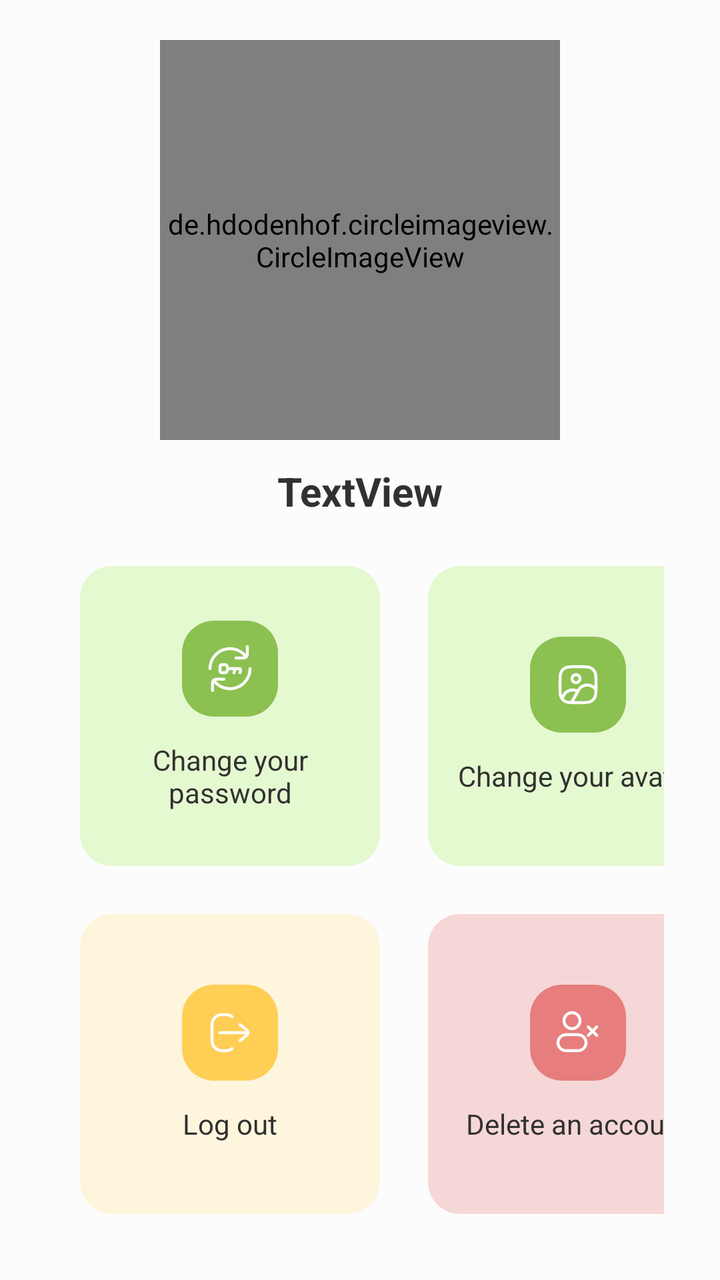
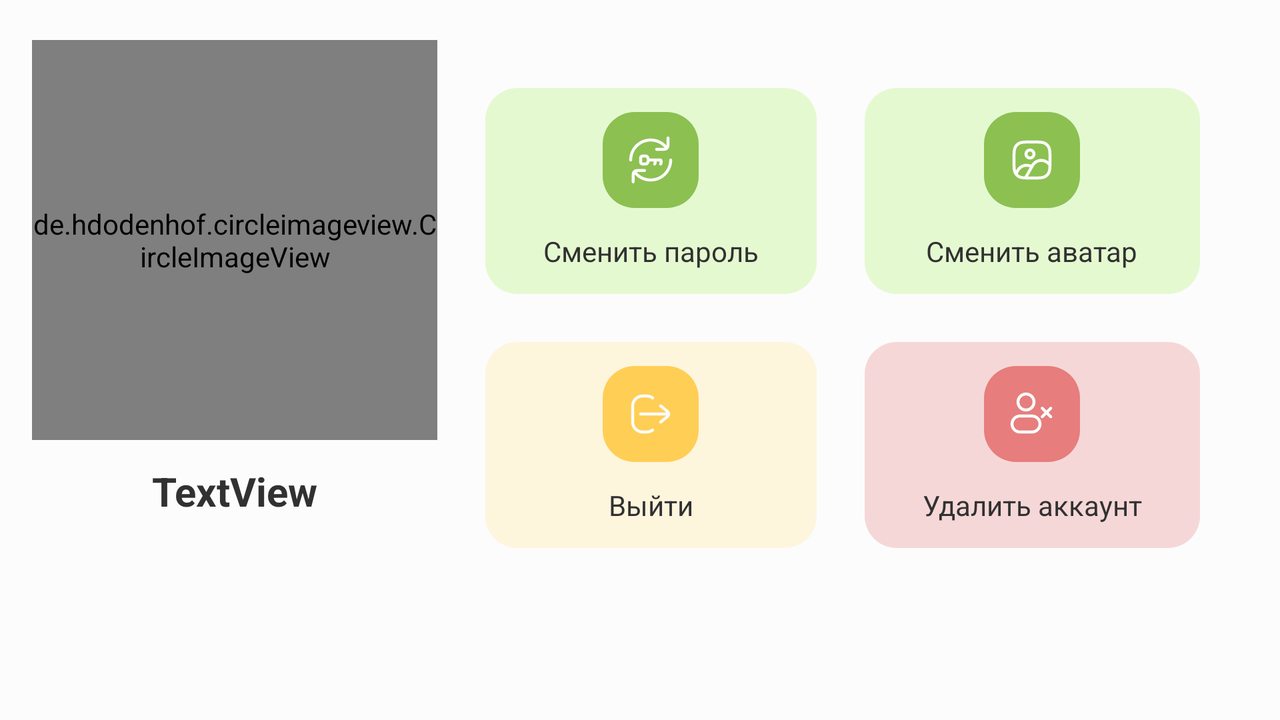

One screen, two layout resources from the same app: the default and the repository's alternative for another configuration. Each is rendered where Android would select it; the XML of both is given below.
<!-- AndroidManifest.xml: application theme Theme.TaskFocus -->
<!-- res/layout/fragment_notifications.xml -->
<?xml version="1.0" encoding="utf-8"?>
<LinearLayout xmlns:android="http://schemas.android.com/apk/res/android"
    xmlns:app="http://schemas.android.com/apk/res-auto"
    xmlns:tools="http://schemas.android.com/tools"
    style="@style/layout"
    android:layout_width="match_parent"
    android:layout_height="match_parent"
    android:gravity="center"
    android:orientation="vertical"
    android:background="@color/bg"
    tools:context=".ui.notifications.NotificationsFragment">

    
    
    
    
    

    <de.hdodenhof.circleimageview.CircleImageView
        android:id="@+id/profile_image"
        android:layout_width="200dp"
        android:layout_height="200dp"
        android:layout_marginBottom="@dimen/space_md"
        android:src="@mipmap/profile"
        app:civ_border_color="@color/secondary"
        app:layout_constraintEnd_toEndOf="parent"
        app:layout_constraintStart_toStartOf="parent"
        app:layout_constraintTop_toTopOf="parent" />

    <TextView
        android:id="@+id/email"
        style="@style/title"
        android:layout_width="match_parent"
        android:layout_height="wrap_content"
        android:gravity="center"
        android:text="TextView"
        android:textColor="@color/text_primary" />

    <GridLayout
        android:id="@+id/grid"
        android:layout_width="match_parent"
        android:layout_height="wrap_content"
        android:layout_margin="@dimen/space_md"
        android:columnCount="2"
        android:rowCount="2"
        app:layout_constraintBottom_toBottomOf="parent"
        app:layout_constraintEnd_toEndOf="parent"
        app:layout_constraintStart_toStartOf="parent"
        app:layout_constraintTop_toTopOf="parent">

        <LinearLayout
            android:id="@+id/change_password"
            android:layout_width="150dp"
            android:layout_height="150dp"
            android:layout_gravity="fill"
            android:layout_margin="@dimen/space_md"
            android:background="@drawable/primary_container"
            android:gravity="center"
            android:orientation="vertical"
            android:padding="@dimen/space_md">

            <FrameLayout
                android:layout_width="wrap_content"
                android:layout_height="wrap_content"
                android:background="@drawable/primary_button_bg"
                android:padding="@dimen/space_md">

                <ImageView
                    android:id="@+id/imageView9"
                    android:layout_width="@dimen/text_xl"
                    android:layout_height="@dimen/text_xl"
                    android:src="@drawable/password" />

            </FrameLayout>

            <TextView
                android:id="@+id/textView11"
                android:layout_width="wrap_content"
                android:layout_height="wrap_content"
                android:layout_marginTop="@dimen/space_md"
                android:gravity="center"
                android:text="@string/passwordChange"
                android:textColor="@color/text_primary" />


        </LinearLayout>

        <LinearLayout
            android:id="@+id/upload_image"
            android:layout_width="150dp"
            android:layout_height="150dp"
            android:layout_gravity="fill"
            android:layout_margin="@dimen/space_md"
            android:background="@drawable/primary_container"
            android:gravity="center"
            android:orientation="vertical"
            android:padding="@dimen/space_md">

            <FrameLayout
                android:layout_width="wrap_content"
                android:layout_height="wrap_content"
                android:background="@drawable/primary_button_bg"
                android:padding="@dimen/space_md">

                <ImageView
                    android:id="@+id/imageView12"
                    android:layout_width="@dimen/text_xl"
                    android:layout_height="@dimen/text_xl"
                    android:src="@drawable/image" />

            </FrameLayout>

            <TextView
                android:id="@+id/textView14"
                android:layout_width="wrap_content"
                android:layout_height="wrap_content"
                android:layout_marginTop="@dimen/space_md"
                android:text="@string/picChange"
                android:textColor="@color/text_primary" />


        </LinearLayout>

        <LinearLayout
            android:id="@+id/logout"
            android:layout_width="150dp"
            android:layout_height="150dp"
            android:layout_gravity="fill"
            android:layout_margin="@dimen/space_md"
            android:background="@drawable/secomdary_container"
            android:gravity="center"
            android:orientation="vertical"
            android:padding="@dimen/space_md">

            <FrameLayout
                android:layout_width="wrap_content"
                android:layout_height="wrap_content"
                android:background="@drawable/secondary_button_bg"
                android:padding="@dimen/space_md">

                <ImageView
                    android:id="@+id/imageView3"
                    android:layout_width="@dimen/text_xl"
                    android:layout_height="@dimen/text_xl"
                    android:src="@drawable/logout" />

            </FrameLayout>

            <TextView
                android:id="@+id/textView8"
                android:layout_width="wrap_content"
                android:layout_height="wrap_content"
                android:layout_marginTop="@dimen/space_md"
                android:text="@string/logout"
                android:textColor="@color/text_primary" />


        </LinearLayout>

        <LinearLayout
            android:id="@+id/delete_account"
            android:layout_width="150dp"
            android:layout_height="150dp"
            android:layout_gravity="fill"
            android:layout_margin="@dimen/space_md"
            android:background="@drawable/error_container_transperent"
            android:gravity="center"
            android:orientation="vertical"
            android:padding="@dimen/space_md">

            <FrameLayout
                android:layout_width="wrap_content"
                android:layout_height="wrap_content"
                android:background="@drawable/erro_container"
                android:padding="@dimen/space_md">

                <ImageView
                    android:id="@+id/imageView4"
                    android:layout_width="@dimen/text_xl"
                    android:layout_height="@dimen/text_xl"
                    android:src="@drawable/profile_delete" />

            </FrameLayout>

            <TextView
                android:id="@+id/textView5"
                android:layout_width="wrap_content"
                android:layout_height="wrap_content"
                android:layout_marginTop="@dimen/space_md"
                android:text="@string/deleteAccount"
                android:textColor="@color/text_primary" />


        </LinearLayout>

    </GridLayout>

</LinearLayout>
<!-- resources referenced by this layout -->
<resources>
  <color name="bg">#FCFCFC</color>
  <color name="secondary">#BEF187</color>
  <color name="text_primary">#313131</color>
  <dimen name="space_md">12dp</dimen>
  <dimen name="text_xl">24dp</dimen>
  <!-- drawable erro_container (drawable) -->
  <?xml version="1.0" encoding="utf-8"?>
  <shape xmlns:android="http://schemas.android.com/apk/res/android" android:shape="rectangle">
      <solid android:color="@color/error"/>
      <corners android:radius="@dimen/border_radius"/>
  </shape>
  <!-- drawable error_container_transperent (drawable) -->
  <?xml version="1.0" encoding="utf-8"?>
  <shape xmlns:android="http://schemas.android.com/apk/res/android" android:shape="rectangle">
      <solid android:color="@color/error_transperent"/>
      <corners android:radius="@dimen/border_radius"/>
  </shape>
  <!-- drawable primary_button_bg (drawable) -->
  <?xml version="1.0" encoding="utf-8"?>
  <shape xmlns:android="http://schemas.android.com/apk/res/android" android:shape="rectangle">
      <solid android:color="@color/primary"/>
      <corners android:radius="@dimen/border_radius"/>
  </shape>
  <!-- drawable primary_container (drawable) -->
  <?xml version="1.0" encoding="utf-8"?>
  <shape xmlns:android="http://schemas.android.com/apk/res/android" android:shape="rectangle">
      <solid android:color="@color/secondary_transperent"/>
      <corners android:radius="@dimen/border_radius"/>
  </shape>
  <!-- drawable secomdary_container (drawable) -->
  <?xml version="1.0" encoding="utf-8"?>
  <shape xmlns:android="http://schemas.android.com/apk/res/android" android:shape="rectangle">
      <solid android:color="@color/accent_transperent"/>
      <corners android:radius="@dimen/border_radius"/>
  </shape>
  <!-- drawable secondary_button_bg (drawable) -->
  <?xml version="1.0" encoding="utf-8"?>
  <shape xmlns:android="http://schemas.android.com/apk/res/android" android:shape="rectangle">
      <solid android:color="@color/accent"/>
      <corners android:radius="@dimen/border_radius"/>
  </shape>
  <string name="deleteAccount">Delete an account</string>
  <string name="logout">Log out</string>
  <string name="passwordChange">Change your password</string>
  <string name="picChange">Change your avatar</string>
  <!-- from res/values-v33/ -->
  <style name="layout">
          <item name="android:paddingBottom">@dimen/space_xl</item>
          <item name="android:paddingTop">@dimen/space_xl</item>
          <item name="android:paddingLeft">@dimen/space_lg</item>
          <item name="android:paddingRight">@dimen/space_lg</item>
      </style>
  <style name="title">
          <item name="android:textSize">@dimen/text_lg</item>
          <item name="android:textStyle">bold</item>
      </style>
  <style name="Theme.TaskFocus" parent="Base.Theme.TaskFocus">
          <item name="colorPrimary">@color/primary</item>
          <item name="android:statusBarColor" tools:targetApi="l">@color/primary</item>
      </style>
  <color name="error">#E77D7D</color>
  <dimen name="border_radius">16dp</dimen>
  <color name="error_transperent">#4BE77D7D</color>
  <color name="primary">#8CC051</color>
  <color name="secondary_transperent">#60BEF187</color>
  <color name="accent_transperent">#6FFFEAB4</color>
  <color name="accent">#FFCE55</color>
  <color name="text_secondary">#828282</color>
  <dimen name="space_xl">20dp</dimen>
  <dimen name="space_lg">16dp</dimen>
  <dimen name="text_lg">20dp</dimen>
  <style name="Base.Theme.TaskFocus" parent="Theme.Material3.DayNight.NoActionBar">
          <item name="android:textColor">@color/text_primary</item>
          <item name="android:textColorPrimary">@color/text_primary</item>
          <item name="android:textColorSecondary">@color/text_secondary</item>
      </style>
</resources>
<!-- res/layout-land/fragment_notifications.xml (the repository's variant of the layout above) -->
<!-- drawn on the phone turned sideways -->
<?xml version="1.0" encoding="utf-8"?>
<LinearLayout xmlns:android="http://schemas.android.com/apk/res/android"
    xmlns:app="http://schemas.android.com/apk/res-auto"
    xmlns:tools="http://schemas.android.com/tools"
    style="@style/layout"
    android:layout_width="match_parent"
    android:layout_height="match_parent"
    android:background="@color/bg"
    android:gravity="center"
    android:orientation="horizontal"
    tools:context=".ui.notifications.NotificationsFragment">

    
    
    
    
    

    <LinearLayout
        android:layout_width="match_parent"
        android:layout_height="match_parent"
        android:layout_weight="2"
        android:gravity="center|top"
        android:orientation="vertical">

        <de.hdodenhof.circleimageview.CircleImageView
            android:id="@+id/profile_image"
            android:layout_width="match_parent"
            android:layout_height="200dp"
            android:layout_marginBottom="@dimen/space_md"
            android:src="@mipmap/profile"
            app:civ_border_color="@color/secondary"
            app:layout_constraintEnd_toEndOf="parent"
            app:layout_constraintStart_toStartOf="parent"
            app:layout_constraintTop_toTopOf="parent" />

        <TextView
            android:id="@+id/email"
            style="@style/title"
            android:layout_width="match_parent"
            android:layout_height="wrap_content"
            android:gravity="center"
            android:text="TextView"
            android:textColor="@color/text_primary" />
    </LinearLayout>

    <LinearLayout
        android:layout_width="match_parent"
        android:layout_height="match_parent"
        android:layout_weight="1"
        android:gravity="center|top"
        android:orientation="vertical">

        <GridLayout
            android:id="@+id/grid"
            android:layout_width="match_parent"
            android:layout_height="wrap_content"
            android:layout_margin="@dimen/space_md"
            android:columnCount="2"
            android:rowCount="3"
            app:layout_constraintBottom_toBottomOf="parent"
            app:layout_constraintEnd_toEndOf="parent"
            app:layout_constraintStart_toStartOf="parent"
            app:layout_constraintTop_toTopOf="parent">

            <LinearLayout
                android:id="@+id/change_password"
                android:layout_width="wrap_content"
                android:layout_height="wrap_content"
                android:layout_rowWeight="1"
                android:layout_columnWeight="1"
                android:layout_gravity="fill"
                android:layout_margin="@dimen/space_md"
                android:layout_weight="1"
                android:background="@drawable/primary_container"
                android:gravity="center"
                android:orientation="vertical"
                android:padding="@dimen/space_md">

                <FrameLayout
                    android:layout_width="wrap_content"
                    android:layout_height="wrap_content"
                    android:background="@drawable/primary_button_bg"
                    android:padding="@dimen/space_md">

                    <ImageView
                        android:id="@+id/imageView9"
                        android:layout_width="@dimen/text_xl"
                        android:layout_height="@dimen/text_xl"
                        android:src="@drawable/password" />

                </FrameLayout>

                <TextView
                    android:id="@+id/textView11"
                    android:layout_width="wrap_content"
                    android:layout_height="wrap_content"
                    android:layout_marginTop="@dimen/space_md"
                    android:text="Сменить пароль"
                    android:textColor="@color/text_primary" />


            </LinearLayout>

            <LinearLayout
                android:id="@+id/upload_image"
                android:layout_width="wrap_content"
                android:layout_height="wrap_content"
                android:layout_rowWeight="1"
                android:layout_columnWeight="1"
                android:layout_gravity="fill"
                android:layout_margin="@dimen/space_md"
                android:layout_weight="1"
                android:background="@drawable/primary_container"
                android:gravity="center"
                android:orientation="vertical"
                android:padding="@dimen/space_md">

                <FrameLayout
                    android:layout_width="wrap_content"
                    android:layout_height="wrap_content"
                    android:background="@drawable/primary_button_bg"
                    android:padding="@dimen/space_md">

                    <ImageView
                        android:id="@+id/imageView12"
                        android:layout_width="@dimen/text_xl"
                        android:layout_height="@dimen/text_xl"
                        android:src="@drawable/image" />

                </FrameLayout>

                <TextView
                    android:id="@+id/textView14"
                    android:layout_width="wrap_content"
                    android:layout_height="wrap_content"
                    android:layout_marginTop="@dimen/space_md"
                    android:text="Сменить аватар"
                    android:textColor="@color/text_primary" />


            </LinearLayout>

            <LinearLayout
                android:id="@+id/logout"
                android:layout_rowWeight="1"
                android:layout_columnWeight="1"
                android:layout_gravity="fill"
                android:layout_margin="@dimen/space_md"
                android:layout_weight="1"
                android:background="@drawable/secomdary_container"
                android:gravity="center"
                android:orientation="vertical"
                android:padding="@dimen/space_md">

                <FrameLayout
                    android:layout_width="wrap_content"
                    android:layout_height="wrap_content"
                    android:background="@drawable/secondary_button_bg"
                    android:padding="@dimen/space_md">

                    <ImageView
                        android:id="@+id/imageView3"
                        android:layout_width="@dimen/text_xl"
                        android:layout_height="@dimen/text_xl"
                        android:src="@drawable/logout" />

                </FrameLayout>

                <TextView
                    android:id="@+id/textView8"
                    android:layout_width="wrap_content"
                    android:layout_height="wrap_content"
                    android:layout_marginTop="@dimen/space_md"
                    android:text="Выйти"
                    android:textColor="@color/text_primary" />


            </LinearLayout>

            <LinearLayout
                android:id="@+id/delete_account"
                android:layout_rowWeight="1"
                android:layout_columnWeight="1"
                android:layout_gravity="fill"
                android:layout_margin="@dimen/space_md"
                android:layout_weight="1"
                android:background="@drawable/error_container_transperent"
                android:gravity="center"
                android:orientation="vertical"
                android:padding="@dimen/space_md">

                <FrameLayout
                    android:layout_width="wrap_content"
                    android:layout_height="wrap_content"
                    android:background="@drawable/erro_container"
                    android:padding="@dimen/space_md">

                    <ImageView
                        android:id="@+id/imageView4"
                        android:layout_width="@dimen/text_xl"
                        android:layout_height="@dimen/text_xl"
                        android:src="@drawable/profile_delete" />

                </FrameLayout>

                <TextView
                    android:id="@+id/textView5"
                    android:layout_width="wrap_content"
                    android:layout_height="wrap_content"
                    android:layout_marginTop="@dimen/space_md"
                    android:text="Удалить аккаунт"
                    android:textColor="@color/text_primary" />


            </LinearLayout>

        </GridLayout>
    </LinearLayout>

</LinearLayout>
<!-- resources referenced by the variant -->
<!-- as the phone turned sideways resolves them -->
<resources>
  <color name="bg">#FCFCFC</color>
  <color name="secondary">#BEF187</color>
  <color name="text_primary">#313131</color>
  <dimen name="space_md">12dp</dimen>
  <dimen name="text_xl">24dp</dimen>
  <!-- drawable erro_container (drawable) -->
  <?xml version="1.0" encoding="utf-8"?>
  <shape xmlns:android="http://schemas.android.com/apk/res/android" android:shape="rectangle">
      <solid android:color="@color/error"/>
      <corners android:radius="@dimen/border_radius"/>
  </shape>
  <!-- drawable error_container_transperent (drawable) -->
  <?xml version="1.0" encoding="utf-8"?>
  <shape xmlns:android="http://schemas.android.com/apk/res/android" android:shape="rectangle">
      <solid android:color="@color/error_transperent"/>
      <corners android:radius="@dimen/border_radius"/>
  </shape>
  <!-- drawable primary_button_bg (drawable) -->
  <?xml version="1.0" encoding="utf-8"?>
  <shape xmlns:android="http://schemas.android.com/apk/res/android" android:shape="rectangle">
      <solid android:color="@color/primary"/>
      <corners android:radius="@dimen/border_radius"/>
  </shape>
  <!-- drawable primary_container (drawable) -->
  <?xml version="1.0" encoding="utf-8"?>
  <shape xmlns:android="http://schemas.android.com/apk/res/android" android:shape="rectangle">
      <solid android:color="@color/secondary_transperent"/>
      <corners android:radius="@dimen/border_radius"/>
  </shape>
  <!-- drawable secomdary_container (drawable) -->
  <?xml version="1.0" encoding="utf-8"?>
  <shape xmlns:android="http://schemas.android.com/apk/res/android" android:shape="rectangle">
      <solid android:color="@color/accent_transperent"/>
      <corners android:radius="@dimen/border_radius"/>
  </shape>
  <!-- drawable secondary_button_bg (drawable) -->
  <?xml version="1.0" encoding="utf-8"?>
  <shape xmlns:android="http://schemas.android.com/apk/res/android" android:shape="rectangle">
      <solid android:color="@color/accent"/>
      <corners android:radius="@dimen/border_radius"/>
  </shape>
  <!-- from res/values-v33/ -->
  <style name="layout">
          <item name="android:paddingBottom">@dimen/space_xl</item>
          <item name="android:paddingTop">@dimen/space_xl</item>
          <item name="android:paddingLeft">@dimen/space_lg</item>
          <item name="android:paddingRight">@dimen/space_lg</item>
      </style>
  <style name="title">
          <item name="android:textSize">@dimen/text_lg</item>
          <item name="android:textStyle">bold</item>
      </style>
  <style name="Theme.TaskFocus" parent="Base.Theme.TaskFocus">
          <item name="colorPrimary">@color/primary</item>
          <item name="android:statusBarColor" tools:targetApi="l">@color/primary</item>
      </style>
  <color name="error">#E77D7D</color>
  <dimen name="border_radius">16dp</dimen>
  <color name="error_transperent">#4BE77D7D</color>
  <color name="primary">#8CC051</color>
  <color name="secondary_transperent">#60BEF187</color>
  <color name="accent_transperent">#6FFFEAB4</color>
  <color name="accent">#FFCE55</color>
  <color name="text_secondary">#828282</color>
  <dimen name="space_xl">20dp</dimen>
  <dimen name="space_lg">16dp</dimen>
  <dimen name="text_lg">20dp</dimen>
  <style name="Base.Theme.TaskFocus" parent="Theme.Material3.DayNight.NoActionBar">
          <item name="android:textColor">@color/text_primary</item>
          <item name="android:textColorPrimary">@color/text_primary</item>
          <item name="android:textColorSecondary">@color/text_secondary</item>
      </style>
</resources>
